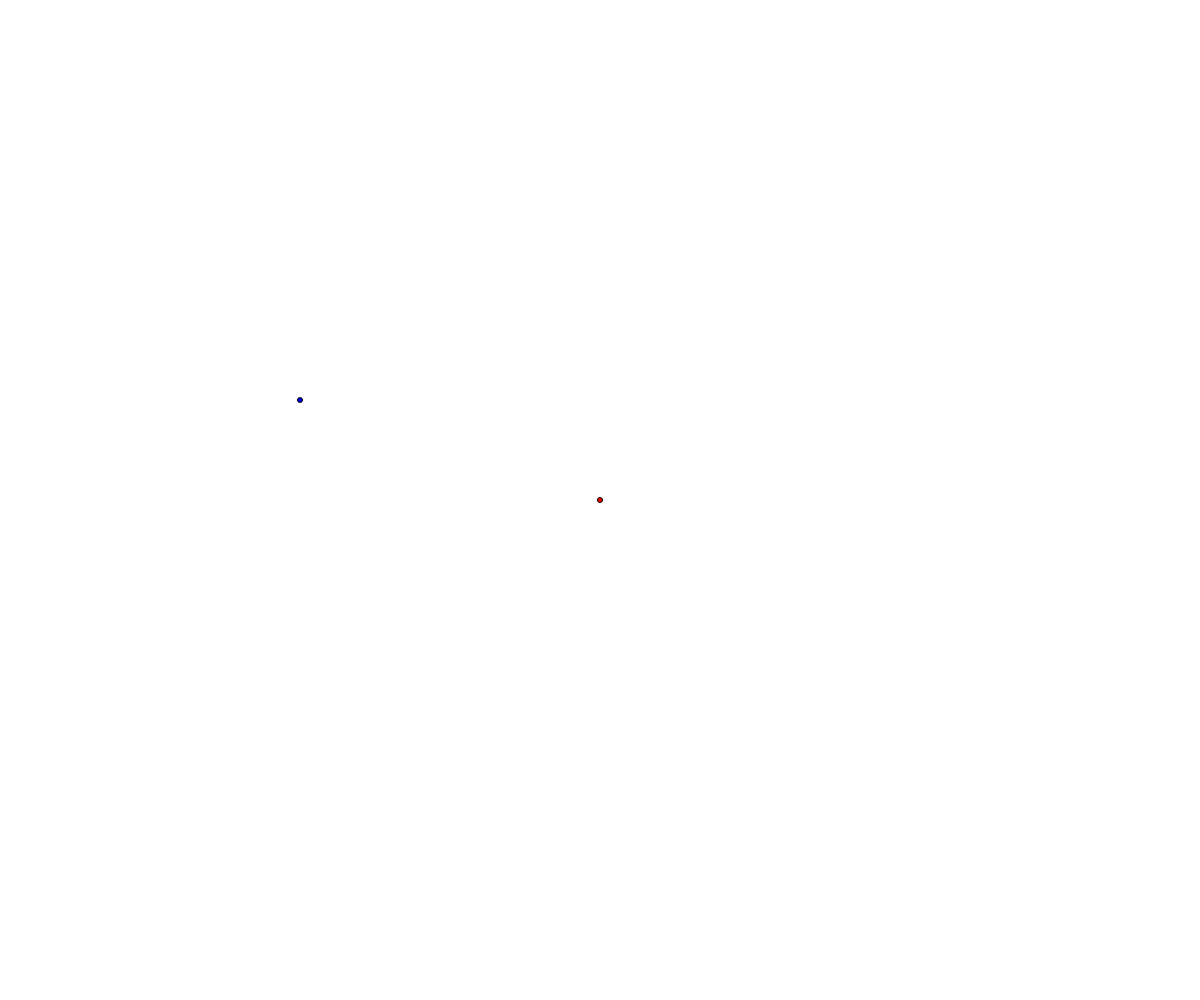
Frame 1 (no input)
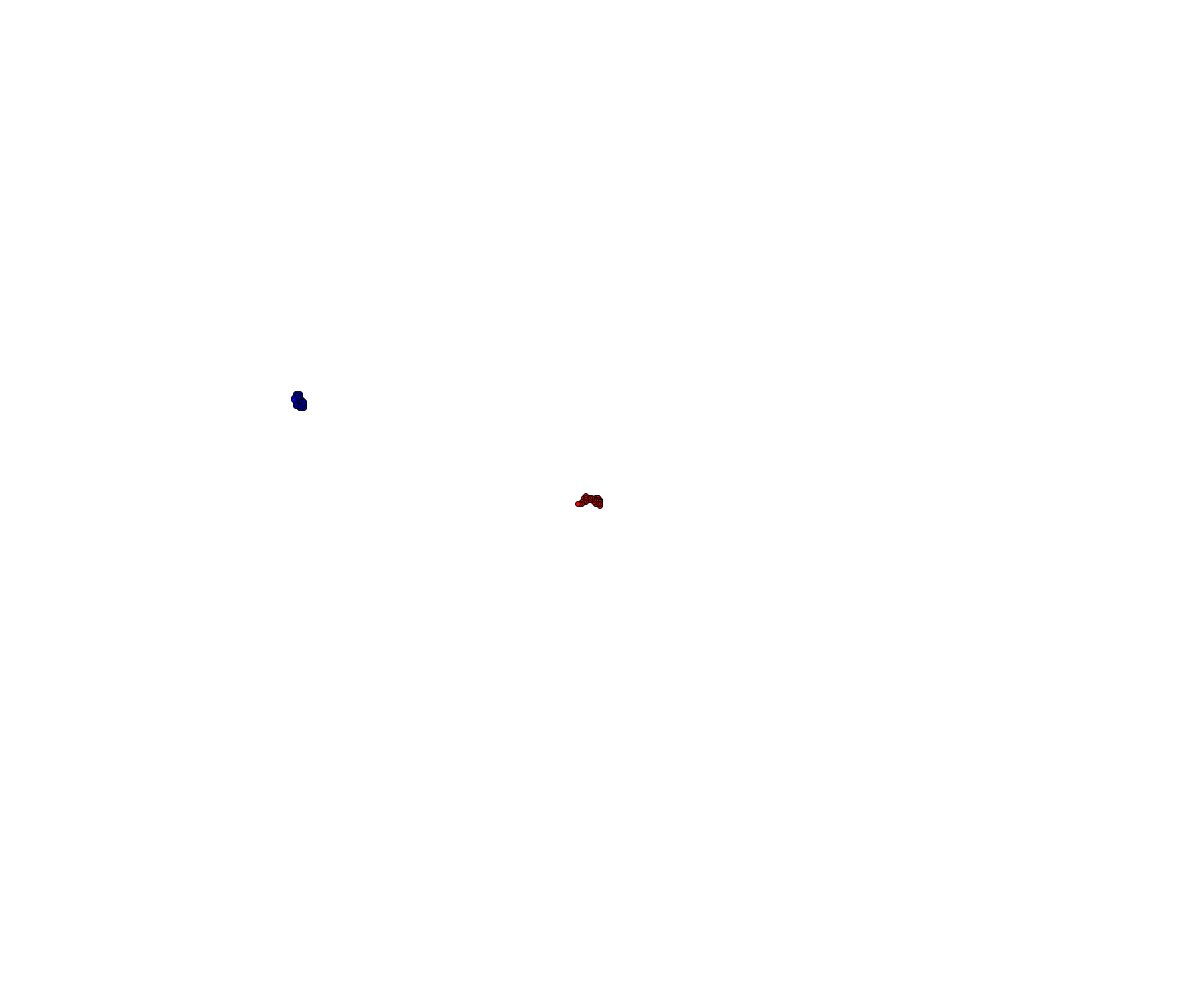
Frame 60 (no input)
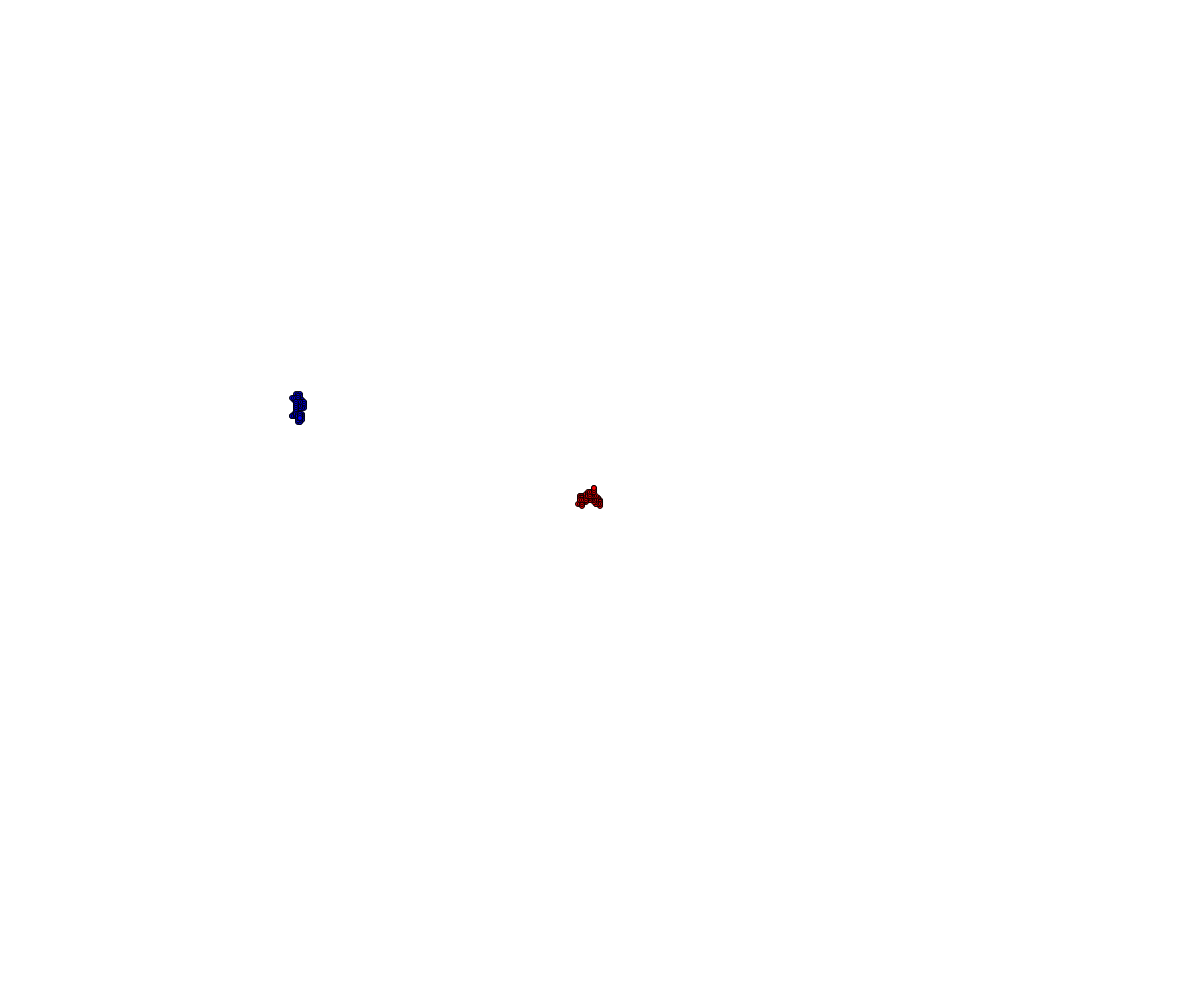
Frame 120 (the mouse pressed at the canvas centre since frame 60)

The p5.js sketch that drew these frames (run headless with seeded random() and noise() and a simulated clock; from frame 60 on, the mouse is pressed at the canvas centre):

// p5.js sketch
// ── sketch.js
// walker

class Walker {
  constructor(x,y) {
    this.x = x;
    this.y = y;
    this.speed = 2;
    this.diameter = 5;
    this.colour = "red";
  }
  display() {
    fill(this.colour);
    circle(this.x,this.y,this.diameter);
  }
  move() {
    let choice = random(100);

    if (choice < 25) {
      this.y -= this.speed;
    }
    else if (choice < 50) {
      this.y += this.speed;
    }
    else if (choice < 75) {
      this.x -= this.speed; 
    }
    else {
      this.x += this.speed;
    }
  }
}

let theo;
let ryley;

async function setup() {
  createCanvas(windowWidth, windowHeight);
  theo = new Walker(width/2,height/2);
  ryley = new Walker(300,400);
  ryley.colour = "blue";
}

function draw() {
  theo.display();
  ryley.display();
  theo.move();
  ryley.move();
  
}
